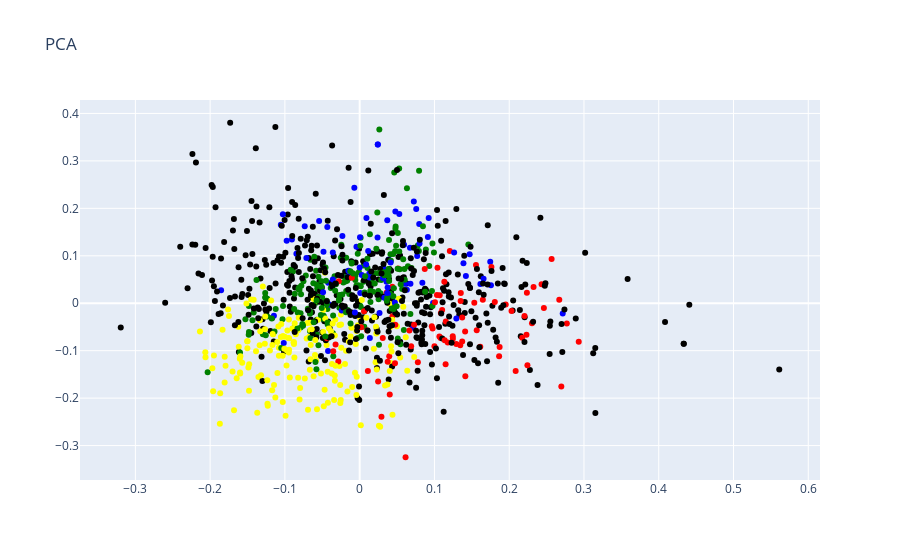

Notebook cell for this chart:
### Code cell
pca = PCA(n_components=2)

result = pca.fit_transform(tfidf_matrix)
result = pd.DataFrame(result)
result.columns = ['X', 'Y']
result['cluster'] = data.cluster.values
result['review_body'] = data.review_body.apply(lambda val: val[:140])

colorsIdx = {'Cluster1': 'blue', 
             'Cluster2': 'yellow',
             'Cluster3': 'green',
             'Cluster4': 'red'}
  

cols = data['cluster'].map(colorsIdx)

trace = go.Scatter(x=result['X'].values,
                   y=result['Y'].values,
                   text=result['review_body'].values,
                   mode='markers',
                   marker=dict(color=cols)) 

layout = go.Layout(title="PCA")

fig = go.Figure(data=trace, layout=layout)
iplot(fig)

### Figure 1 — Plotly figure (JSON) as saved in the notebook; plotly's stock layout.template omitted (floating-point values rounded to 4 significant figures; data arrays with more than 128 entries replaced by an {"elided": "..."} marker saying what was removed)
{"data": [{"marker": {"color": {"elided": "1000 str values"}}, "mode": "markers", "text": {"elided": "1000 str values"}, "type": "scatter", "x": {"elided": "1000 float values"}, "y": {"elided": "1000 float values"}}], "layout": {"title": {"text": "PCA"}}}
